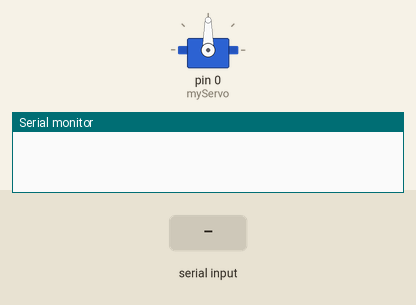
Recording of a sketch running on a simulated Arduino Uno, built with avr-gcc and run on an emulated ATmega328P. Shown: servo, the last lines printed to the serial monitor. Inputs (shaded band) come from the test bench.

Above: at 1.2 s.
1.3 s: "f" received over Serial
At 2.0 s:
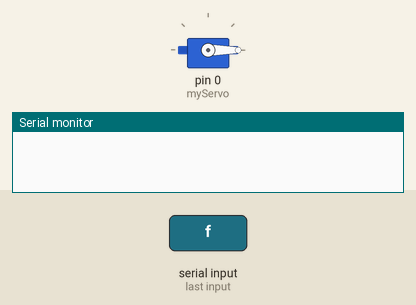
2.8 s: "b" received over Serial
At 3.1 s:
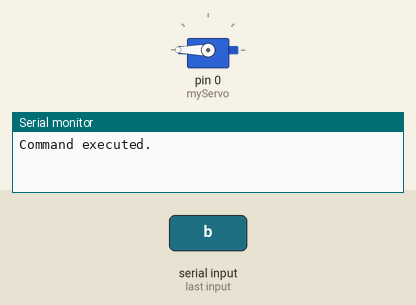
Timing chart, 0 to 5.8 s (numbered marks = the images above; inputs shaded):
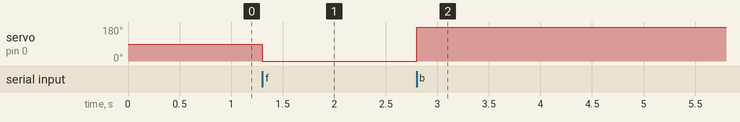

The sketch:

td8320mg_api_remember_last_command.ino
```cpp
#include <Servo.h>

Servo myServo;
char lastCommand = '\0';  // Variable to store the last command, initialized to null character

void setup() {
  Serial.begin(9600);
  myServo.attach(0);
}

void loop() {
  if (Serial.available() > 0) {
    char command = Serial.read();

    // Check if the new command is the same as the last one
    if (command == lastCommand) {
      Serial.println("Command ignored: Same as last command.");
    } else {
      if (command == 'f') {
        myServo.attach(0);
        myServo.write(0); // Full speed forward
        delay(1000);
        myServo.detach();
      } else if (command == 'b') {
        myServo.attach(0);
        myServo.write(180); // Full speed backward
        delay(1000);
        myServo.detach();
      }

      // Save the new command in the lastCommand variable
      lastCommand = command;
      Serial.println("Command executed.");
    }
  }
}
```

Measured:
- after the input at 1.3 s, servo on pin 0 (myServo): 90° → 0° at once
- after the input at 2.8 s, servo on pin 0 (myServo): 0° → 180° at once
